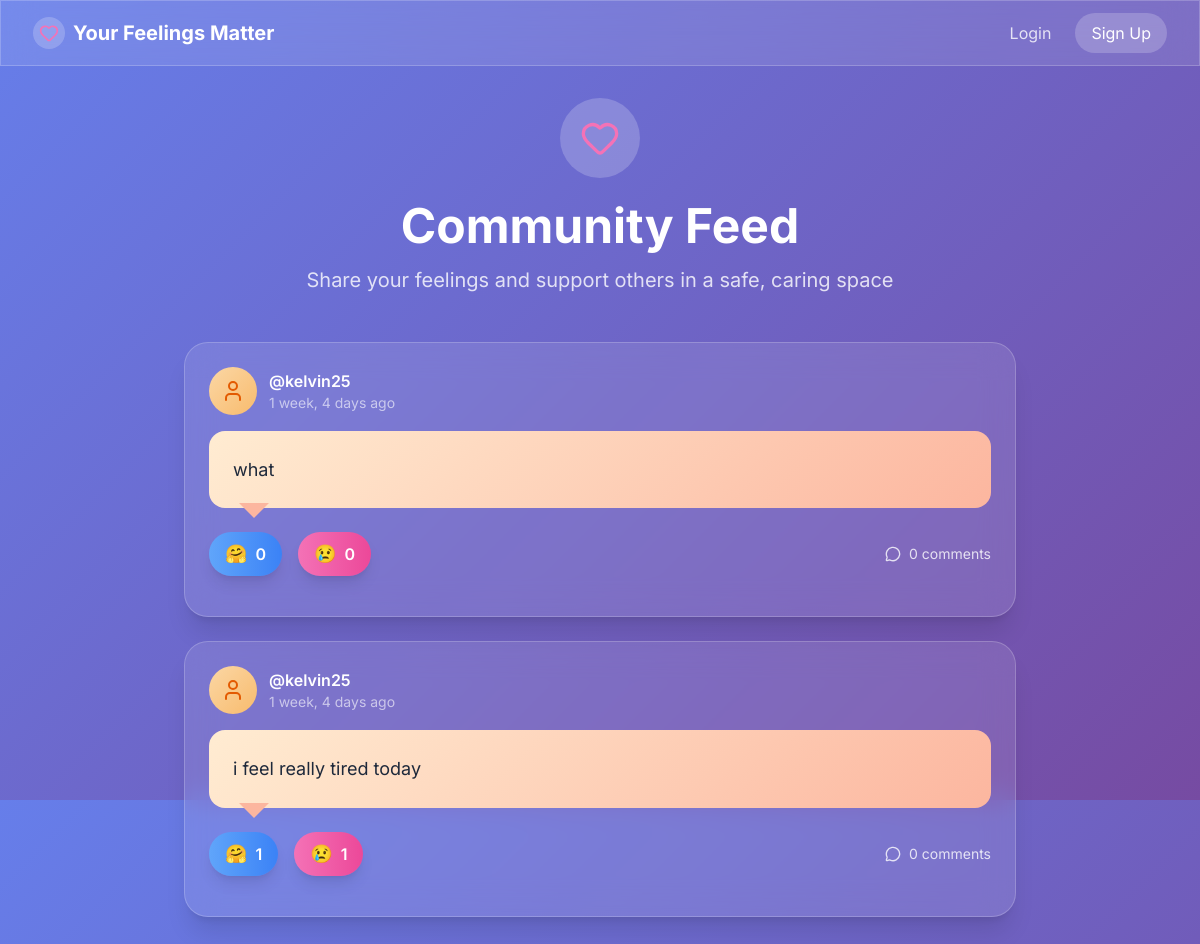
The page / on the database its author committed.
### feelings/models.py (models this page shows, shortened)
class Post(models.Model):
    user = models.ForeignKey(User, on_delete=models.CASCADE, related_name="posts")
    content = models.CharField(max_length=255)
    created_at = models.DateTimeField(auto_now_add=True)
    hugs = models.PositiveIntegerField(default=0)
    tears = models.PositiveIntegerField(default=0)
    class Meta:
        ordering = ['-created_at']  # newest first

### feelings/views.py (the view)
# urls.py: path('', views.feed_view, name='feed'),                 # feed page
def feed_view(request):
    posts = Post.objects.select_related('user', 'user__profile').all()
    comment_form = CommentForm()
    return render(request, 'feelings/feed.html', {'posts': posts, 'comment_form': comment_form})

### feelings/templates/feelings/feed.html (shortened to what this page needs)
{% extends 'feelings/base.html' %}
{% block content %}
  <div class="text-center mb-12">
    <div class="inline-flex items-center justify-center w-20 h-20 bg-white/20 rounded-full mb-6">
      <i data-lucide="heart" class="w-10 h-10 text-heart-400"></i>
    </div>
    <h1 class="text-4xl md:text-5xl font-bold text-white mb-4">Community Feed</h1>
    <p class="text-xl text-white/80 max-w-2xl mx-auto">Share your feelings and support others in a safe, caring space</p>
  </div>
  {% if posts %}
    <div class="space-y-6">
      {% for post in posts %}
        <div class="glass-effect rounded-3xl p-6 shadow-xl hover:shadow-2xl transition-all duration-300">
          <div class="flex items-start justify-between mb-4">
            <div class="flex items-center space-x-3">
              <div class="w-12 h-12 bg-gradient-to-br from-warm-200 to-warm-300 rounded-full flex items-center justify-center">
                {% if post.user.profile.profile_picture %}
                  <img src="{{ post.user.profile.profile_picture.url }}" alt="{{ post.user.username }}" class="w-10 h-10 rounded-full object-cover">
                {% else %}
                  <i data-lucide="user" class="w-6 h-6 text-warm-600"></i>
                {% endif %}
              </div>
              <div>
                <a href="{% url 'feelings:profile' post.user.username %}" class="text-white font-semibold hover:text-warm-200 transition-colors">
                  @{{ post.user.username }}
                </a>
                <p class="text-white/60 text-sm">{{ post.created_at|timesince }} ago</p>
              </div>
            </div>
          </div>
          <div class="thought-bubble rounded-2xl p-6 mb-6">
            <p class="text-soft-800 text-lg leading-relaxed">{{ post.content }}</p>
          </div>
          <div class="flex items-center justify-between mb-4">
            <div class="flex items-center space-x-4">
              <form method="post" action="{% url 'feelings:react' post.id 'hug' %}" class="inline">
                <button type="submit" class="reaction-btn flex items-center space-x-2 bg-gradient-to-r from-blue-400 to-blue-500 hover:from-blue-500 hover:to-blue-600 text-white px-4 py-2 rounded-full transition-all duration-200 hover:scale-105 shadow-lg">
                  <span class="text-lg">🤗</span>
                  <span class="font-semibold">{{ post.hugs }}</span>
                </button>
              </form>
              <form method="post" action="{% url 'feelings:react' post.id 'tear' %}" class="inline">
                <button type="submit" class="reaction-btn flex items-center space-x-2 bg-gradient-to-r from-pink-400 to-pink-500 hover:from-pink-500 hover:to-pink-600 text-white px-4 py-2 rounded-full transition-all duration-200 hover:scale-105 shadow-lg">
                  <span class="text-lg">😢</span>
                  <span class="font-semibold">{{ post.tears }}</span>
                </button>
              </form>
            </div>
            <button onclick="toggleComments({{ post.id }})" class="flex items-center space-x-2 text-white/80 hover:text-white transition-colors">
              <i data-lucide="message-circle" class="w-4 h-4"></i>
              <span class="text-sm">0 comments</span>
            </button>
          </div>
        </div>
      {% endfor %}
    </div>
  {% endif %}
{% endblock %}

### feelings/templates/feelings/base.html (style rules this page uses)
.gradient-bg { background: linear-gradient(135deg, #667eea 0%, #764ba2 100%); }
.glass-effect { backdrop-filter: blur(16px); background: rgba(255, 255, 255, 0.1); border: 1px solid rgba(255, 255, 255, 0.2); }
.thought-bubble { background: linear-gradient(135deg, #ffecd2 0%, #fcb69f 100%); position: relative; }
.thought-bubble::after { content: ''; position: absolute; bottom: -10px; left: 30px; width: 0; height: 0; border-left: 15px solid transparent; border-right: 15px solid transparent; border-top: 15px solid #fcb69f; }

### rows shown on the page
Post: user.username "kelvin25", created_at "1 week, 4 days", content "what", hugs "0", tears "0"
Post: user.username "kelvin25", created_at "1 week, 4 days", content "i feel really tired today", hugs "1", tears "1"
